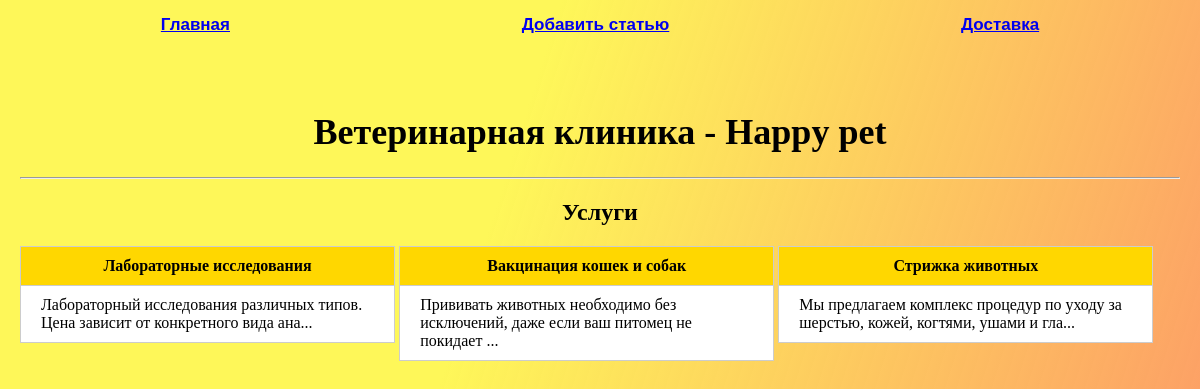
The page / on the database its author committed.
### tables this page shows
CREATE TABLE mainmenu(
id INTEGER PRIMARY KEY AUTOINCREMENT,
title TEXT NOT NULL,
url TEXT NOT NULL
);

CREATE TABLE posts (
id INTEGER PRIMARY KEY AUTOINCREMENT,
title TEXT NOT NULL,
text TEXT NOT NULL,
url NEXT NOT NULL,
time INTEGER NOT NULL
);

### main.py (the view)
@app.route("/index")
@app.route("/")
def index():
    db = get_db()  # db вызывает функцию get_db() которая открывает соединение с БД
    dbase = FDataBase(db)  # принимает переменную db
    return render_template("index.html", title='Ветеринарная клиника - Happy pet', menu=dbase.get_menu(),
                           posts=dbase.get_posts_anonce())

### FDataBase.py (called while the page is built)
    def get_menu(self): # функция вывода данных menu
        sql = 'SELECT * FROM mainmenu' # запрос на вывод все данных из таблицы
        try: # если БД существует
            self.__cur.execute(sql) # считываем данные
            res = self.__cur.fetchall() # все данные сохраняем в переменную res
            if res: # если res не пустой
                return res
        except IOError: # если произошла ошибка и try не отработал
            print("Ошибка чтения из БД")
        return [] # если ничего не вернет создадим пустой список

    def get_posts_anonce(self): # вывод данных услуг из БД
        try:
            self.__cur.execute('SELECT id, title, text, url FROM posts ORDER BY time DESC')
            res = self.__cur.fetchall()
            if res: # если try отработает то вернем данные
                return res
        except sqlite3.Error as e:
            print("Ошибка получения услуги в БД" + str(e))
            return []

### main.py (called while the page is built)
def connect_db():
    con = sqlite3.connect(app.config['DATABASE'])
    con.row_factory = sqlite3.Row
    return con

def get_db():  # соединение с БД, если еще не установлено
    if not hasattr(g, 'link_db'):  # hasattr - проверка на наличие атрибутов
        g.link_db = connect_db()
    return g.link_db

### templates/index.html (shortened to what this page needs)
{% extends 'base.html' %}
{% block content %}
{{ super() }}
<hr>
<h2>Услуги</h2>
<div class="post">
    <ul>
    {% for p in posts %}
    <li class="post-item">
        <p class="title">
            <a href="{{ url_for('show_post', alias=p.url) }}">{{p.title}}</a>
        </p>
        <div class="annonce">{{p.text[:80]}}...</div>
    </li>
    {% endfor %}
    </ul>
</div>
{% endblock %}

### templates/base.html (shortened to what this page needs)
<!DOCTYPE html>
<html lang="en">
<head>
    <link rel="stylesheet" href="{{ url_for('static',filename='css/style.css') }}">
</head>
<body>
{% block content %}
    <ul class="menu">
        {% for m in menu %}
        <li>
            <a href="{{ m.url }}">{{ m.title }}</a>
        </li>
        {% endfor %}
    </ul>
<div class="container">
    <div class="content">
        {% if title %}
        <h1>{{ title }}</h1>
        {% else %}
        <h1>itStudio</h1>
        {%endif%}
    </div>
{% endblock %}
</div>
</body>
</html>

### static/css/style.css (style rules this page uses)
body { background: linear-gradient(107.66deg, #FEF759 38.95%, rgba(251, 102, 39, 0.7) 100.38%); box-shadow: 0px 4px 4px rgba(0, 0, 0, 0.25); margin: 0; padding: 0; height: 760px; font-family: Verdana; }
.menu { display: flex; justify-content: space-around; list-style: none; background-image: url(/static/56.png); padding: 15px; margin-top: 0; font-size: 17px; font-family: Verdana, Geneva, Tahoma, sans-serif; color: black; }
.menu a { font-weight: bold; }
ul { list-style: none; padding: 0; }
p>a { text-decoration: none; color: black }
li>p, li div { border: 1px solid #CCC; padding: 10px 20px; }
p.title { margin: 0; font-weight: bold; background: gold; }
p.title a { display: block; }
.annonce { margin-top: -1px; background: #FFF; margin-bottom: 40px; }
.container { max-width: 1200px; margin: 0 auto; padding: 20px; box-sizing: border-box; color: black; }
.content { text-align: center; font-size: 18px; }
.post { width: 98%; }
.post-item { width: 33%; display:inline-block; justify-content: space-between; vertical-align: top; }
li p { text-align: center; }
h2 { text-align: center; }

### rows shown on the page
mainmenu: title "Главная"
mainmenu: title "Добавить статью"
mainmenu: title "Доставка"
posts: title "Лабораторные исследования", text "Лабораторный исследования различных типов. Цена зависит от конкретного вида ана"
posts: title "Вакцинация кошек и собак", text "Прививать животных необходимо без исключений, даже если ваш питомец не покидает"
posts: title "Стрижка животных", text "Мы предлагаем комплекс процедур по уходу за шерстью, кожей, когтями, ушами и гла"

### other values the page prints
{{ title }} "Ветеринарная клиника - Happy pet"
